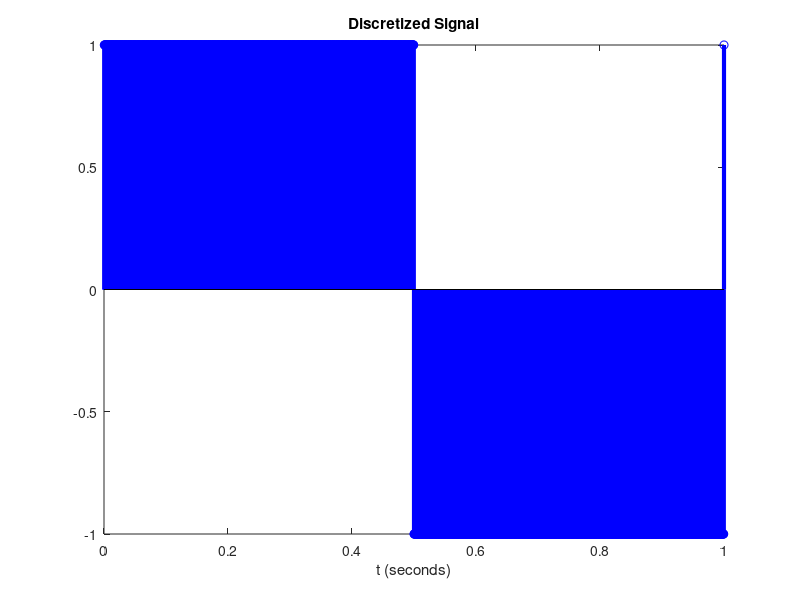

Source code (MATLAB): (Note: this script raises an error after producing the figure.)
%% PRACTICE 6.12. DFT of a Bipolar Square Wave 

clc, close all, clear all;
% Duration must be at least one period of the signal
% Since f0 = 1 Hz, it should be at least 1 second.
f0 = 1;
duration = 1; 
% Since f0 = 1 Hz, assuming f_max = 100 will produce negligible aliasing.
f_max = 100; 
% Sampling Theorem: an oversampling factor of 20 is assumed
% to achieve high accuracy in the localization of components.
fs = 20*f_max; ts = 1/fs;
% Time base:
n = ts:ts:duration;
% Signal sampled at discrete-time values:
xn = square(2*pi*f0*n);
% Time-domain plot:
stem(n, xn, 'b', 'linewidth', 3)
title('Discretized Signal')
xlabel('t (seconds)')
% Frequency domain: DFT
N = length(xn);
Xk = dft_vectorial(xn);  % N complex coefficients
magnitude_spectrum = abs(Xk);  % Magnitudes of the N complex coefficients
normalized_magnitude_spectrum = magnitude_spectrum/max(magnitude_spectrum);
% Normalized DFT plot:
% Frequency axis:
f = linspace(0, fs, length(xn));
% Visualization of the normalized DFT showing only 9 components (up to 9 Hz):
figure
stem(f, normalized_magnitude_spectrum)
% Adjusted axis to show components from 0 to 9 Hz:
axis([0 9 0 1.1]) 
title('Normalized Amplitude Spectrum - First 9 Hz Components')
xlabel('f (Hz)'), grid minor
